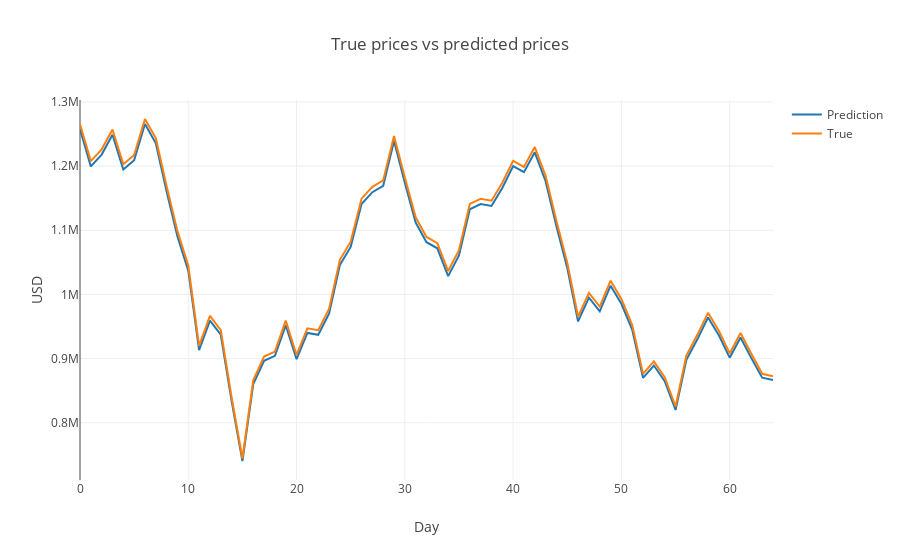

The code cell stored with this chart in its notebook:
### Markdown cell above
## Prediction versus True Values

### Code cell
layout = dict(title = 'True prices vs predicted prices',
             xaxis = dict(title = 'Day'), yaxis = dict(title = 'USD'))
fig = dict(data=[af.prediction_vs_true(Y_test_new_inv,'Prediction'),af.prediction_vs_true(pred_inv_new,'True')],
           layout=layout)
py.iplot(fig, filename='results')
